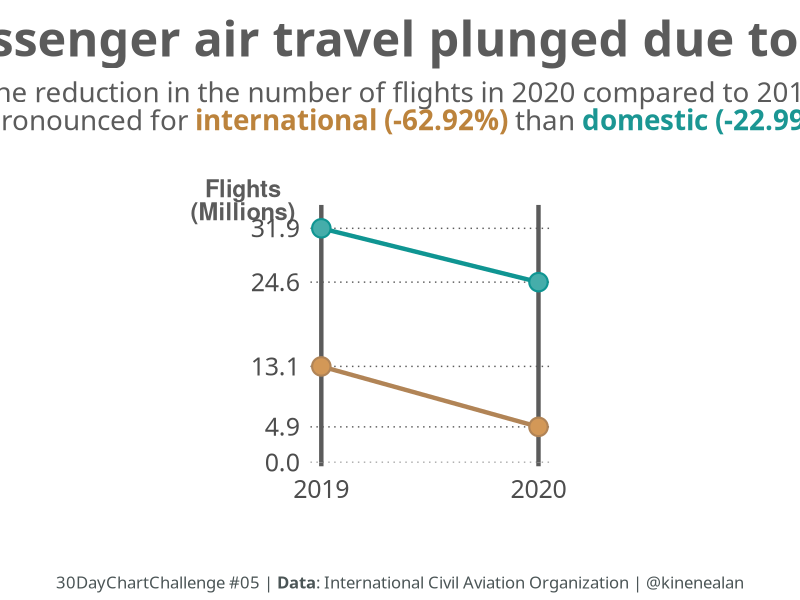

The R source for this figure: (Note: this script raises an error after producing the figure.)
library(tidyverse)
library(here)
library(patchwork)
library(colorspace)
library(ragg)
library(scales)
#library(ggfx)
library(glue)
library(ggtext)

#### Data ####
#### https://data.icao.int/coVID-19/operational.htm
df_passengers<-tribble(
  ~region, ~year, ~flights, ~type,
  #--|--|----|----
  "Asia/pacific", 2019, 9783201, "Domestic",
  "North America", 2019, 16994209, "Domestic",
  "Latin America/Caribbean", 2019, 1904588, "Domestic",
  "Europe", 2019, 2617608, "Domestic",
  "Africa", 2019, 334450, "Domestic",
  "Middle East", 2019, 268761, "Domestic",
  "Total", 2019, 31902817, "Domestic",
  #2020
  "Asia/pacific", 2020, 6944443, "Domestic",
  "North America", 2020, 14525519, "Domestic",
  "Latin America/Caribbean", 2020, 1018118, "Domestic",
  "Europe", 2020, 1738036, "Domestic",
  "Africa", 2020, 189206, "Domestic",
  "Middle East", 2020, 151817, "Domestic",
  "Total", 2020, 24567139, "Domestic",
  #International
  "Asia/pacific", 2019, 6292203, "International",
  "North America", 2019, 2918525, "International",
  "Latin America/Caribbean", 2019, 1303732, "International",
  "Europe", 2019, 1085907, "International",
  "Africa", 2019, 878422, "International",
  "Middle East", 2019, 607390, "International",
  "Total", 2019, 13086179, "International",
  #2020
  "Asia/pacific", 2020, 2395239, "International",
  "North America", 2020, 847347, "International",
  "Latin America/Caribbean", 2020, 543486, "International",
  "Europe", 2020, 498777, "International",
  "Africa", 2020, 322618, "International",
  "Middle East", 2020, 244768, "International",
  "Total", 2020, 4852235, "International"
) 

df_passengers_total<-df_passengers%>%
  filter(region == "Total")

#### Plot - slope#####

p2<-ggplot(data = df_passengers_total,
       aes(x = year,
           y = flights,
           color = type))+
  geom_line(size = 1.5)+
  geom_point(aes(fill = type),
             shape = 21,
             size = 5.5,
             stroke = 1.1)+
  scale_fill_manual(values = lighten(c("#1b9693","#bc833c"),0.2))+
  scale_color_manual(values = darken(c("#1b9693","#bc833c"), 0.01))+
  scale_x_continuous(breaks = c(2019, 2020),
                     minor_breaks=NULL)+
  scale_y_continuous(breaks = c(0,df_passengers_total$flights),
                     limits = c(0,NA),
                     expand = expansion(mult = c(0, .1)),
                     labels = unit_format(unit = "",scale = 1e-6))+
  theme(
    legend.position = "none",
    plot.background = element_rect(fill = "transparent", linetype = 'blank'),
    panel.background = element_rect(fill = "transparent"),
    text = element_text(family = "Roboto-Regular",
                        size =10,
                        color = "#4B5556"),
    axis.title = element_blank(),
    #axis.title.y = element_text(size =18,
    #                            family = "IBM Plex Sans"),
    axis.ticks.y = element_blank(),
    axis.ticks.x = element_line(color = darken("gray",0.5),
                                size = 1.5),
    panel.grid.major.y = element_line(linetype = "dotted",
                                      color = darken("gray",0.5)),
    panel.grid.major.x = element_line(color = darken("gray",0.5),
                                      size  = 1.5),
    #axis.line.x = element_line(color = darken("gray",0.5),
    #                           size = 1),
    axis.text.y = element_text(margin = margin(r = 0),
                               size =18,
                               family = "IBM Plex Sans"
                               ), 
    axis.text.x = element_text(size =18,
                               family = "IBM Plex Sans",
                               margin = margin(t = 10)),
    )

p1<-ggplot()+
  labs(title = "Global passenger air travel plunged due to COVID-19",
       subtitle = "The reduction in the number of flights in 2020 compared to 2019<br> 
                   is more pronounced for **<span style='color:#bc833c'>international (-62.92%)</span>** than **<span style='color:#1b9693'>domestic (-22.99%)</span>** travel",
       caption = "30DayChartChallenge #05 | **Data**: International Civil Aviation Organization | @kinenealan")+
  geom_richtext(aes(label = "**Flights<br>(Millions)**", 
                    x = 0.28, 
                    y = 0.98), 
                size = 6,
                lineheight = 0.9,
                fill = NA,
                hjust = 0.5, 
                label.color = NA,
                color = darken("gray",0.5))+
  xlim(0, 1) + 
  ylim(0, 1)+
  theme_void()+
  theme(
    legend.position = "none",
    plot.background = element_rect(fill = "transparent", linetype = 'blank'),
    panel.background = element_blank(),
    text = element_text(family = "Roboto-Regular",
                        size =10,
                        color = "#4B5556"),
    axis.title = element_blank(),
    axis.ticks.y = element_blank(),
    panel.grid = element_blank(),
    #axis.line.x = element_line(color = darken("gray",0.5),
    #                           size = 1),
    plot.title = element_markdown(color = darken("gray",0.5),
                                  family = "IBM Plex Sans",
                                  size = 35, 
                                  face = "bold", 
                                  hjust = 0.5,
                                  margin = margin(t = 10, b = 10)),
    plot.subtitle = element_markdown(color = darken("gray",0.5),
                                     hjust = 0.5 ,
                                     lineheight = 0.8,
                                     size = 20, 
                                     family = "IBM Plex Sans",
                                     margin = margin(b = 30)),
    plot.caption = element_markdown(family = "IBM Plex Sans",
                                    size = 12,
                                    hjust = 0.5,
                                    margin = margin(t = 20)),
  )
p_final<-p1 + inset_element(p2, 
                            0.3, 0.1, 0.7, 0.95,
                            align_to = "panel",
                            clip = TRUE)
p_final+
  ggsave(here::here("plots", "05_slope.png"), 
          dpi = 320, width = 16, height = 12)
